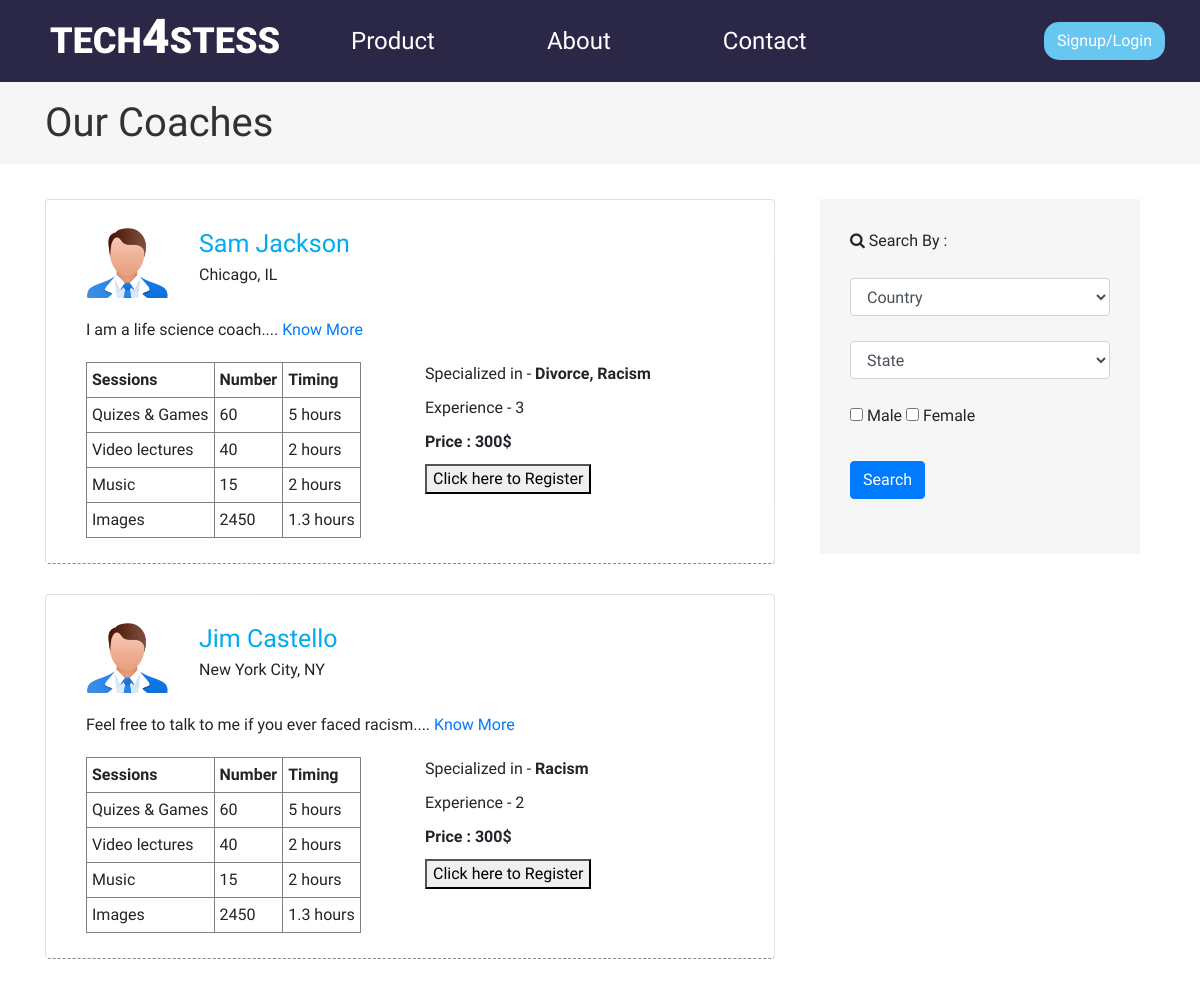
Page /profile_match on the earlier database version.
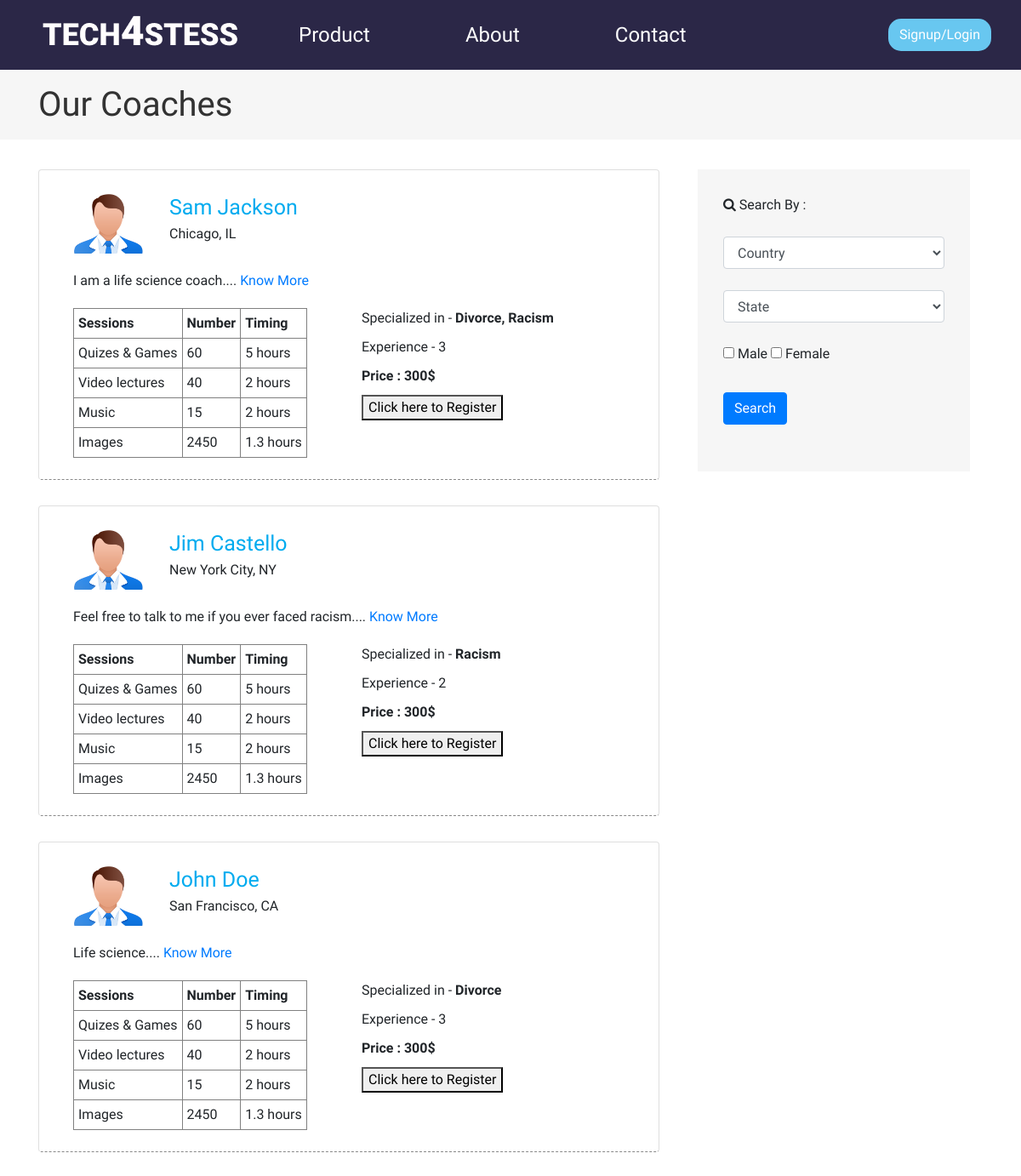
Same page on the later database version.
### client/models.py (models this page shows)
class Client(models.Model):
    firstName = models.CharField(max_length=120)
    lastName = models.CharField(max_length=120)
    about = models.TextField()
    experience = models.BigIntegerField()
    skills = models.TextField()
    location = models.TextField()

### client/views.py (the view)
# urls.py: path('profile_match', profile_match),
def profile_match(request):
    queryset = Client.objects.all()
    context = {
        'object_list': queryset
    }
    return render(request, 'profile_match.html', context)

### templates/profile_match.html (shortened to what this page needs)
{% extends 'base.html' %}
{% load static %}
{% block content %}
<div class="page-heading">
    <div class="container">
        <p>Our Coaches</p>
    </div>
</div>
<div class="page-content">
    <div class="container">
        <div class="row">
            <div class="col-md-8">
                {% for object in object_list %}
                <div class="card">
                    <div class="row">
                        <div class="col-md-2">
                            <img src="{% static 'img/testimonial1.png' %}" class="coach">
                        </div>
                        <div class="col-md-5">
                            <p class="coachname">{{ object.firstName }} {{ object.lastName }} </p>
                            <p>{{ object.location }}
                            </p>
                        </div>
                    </div>
                    <p class="about-coach">
                        {{ object.about }}....
                        <a href="">Know More</a>
                    </p>
                    <div class="row">
                        <div class="col-md-6">
                            <table border="1" class="session-table">
                                <tbody>
                                    <tr>
                                        <th>Sessions</th>
                                        <th>Number</th>
                                        <th>Timing</th>
                                    </tr>
                                    <tr>
                                        <td>Quizes &amp; Games</td>
                                        <td>60</td>
                                        <td>5 hours</td>
                                    </tr>
                                    <tr>
                                        <td>Video lectures</td>
                                        <td>40</td>
                                        <td>2 hours</td>
                                    </tr>
                                    <tr>
                                        <td>Music</td>
                                        <td>15</td>
                                        <td>2 hours</td>
                                    </tr>
                                    <tr>
                                        <td>Images</td>
                                        <td>2450</td>
                                        <td>1.3 hours</td>
                                    </tr>
                                </tbody>
                            </table>
                        </div>
                        <div class="col-md-6">
                            <p>Specialized in - <b>{{ object.skills }}</b> </p>
                            <p>Experience - {{ object.experience }}</p>
                            <p><b>Price : 300$</b></p>
                            <a><button type="button" class="btnResgister">Click here to
                                    Register</button></a>
                        </div>
                    </div>
                </div>
                {% endfor %}
            </div>
            <div class="col-md-4">
                <div class="search-container">
                    <div class="container">
                        <div class="search-form">
                            <form>
                                <p>
                                    <i class="fa fa-search" aria-hidden="true"></i> Search By :
                                </p>
                                <p>
                                    <select class="form-control">
                                        <option>Country</option>
                                    </select>
                                </p>
                                <p>
                                    <select class="form-control">
                                        <option>State</option>
                                    </select>
                                </p>
                                <p>
                                    <input type="checkbox" id="male">
                                    <label for="male">Male</label>
                                    <input type="checkbox" id="male">
                                    <label for="male">Female</label>
                                </p>
                                <p>
                                    <input type="button" class="btn btn-primary" value="Search">
                                </p>
                            </form>
                        </div>
                    </div>
                </div>
            </div>
        </div>
    </div>
</div>
{% endblock %}

### templates/base.html (shortened to what this page needs)
<!DOCTYPE html>
<head>
    {% load static %}
    <link rel="stylesheet" href="{% static 'css/bootstrap.min.css' %}">
    <link rel="stylesheet" href="{% static 'fonts/font-awesome/css/font-awesome.min.css' %}">
    <link rel="stylesheet" href="{% static 'css/style.css' %}">
</head>
<body id="home">
    <nav class="navbar navbar-expand-lg top-navabar">
        <div class="container-fluid">
            <a class="navbar-brand"><img src="{% static 'img/TECH4STESS.png' %}"></a>
            <div class="collapse navbar-collapse" id="navbarSupportedContent">
                <ul class="navbar-nav mr-auto">
                    <li class="nav-item active">
                        <a class="nav-link" href="index.html#product">Product</a>
                    </li>
                    <li class="nav-item">
                        <a class="nav-link" href="index.html#about">About</a>
                    </li>
                    <li class="nav-item">
                        <a class="nav-link" href="index.html#contact">Contact</a>
                    </li>
                </ul>
            </div>
        </div>
        <a href="signup.html"> <input type="button" class="btn" value="Signup/Login"></a>
    </nav>
    {% block content %}
    {% endblock %}
</body>
</html>

### static/css/style.css (style rules this page uses)
html, body { font-family: "Roboto"; margin: 0px; box-sizing: border-box; }
.top-navabar { padding: 15px 35px; background-color: #2B2747; }
.top-navabar .nav-link { color: #fff; margin: 0 3rem; font-size: 24px; }
.top-navabar .navbar-brand { margin-top: -10px; }
.top-navabar .btn { background: #68C7F0; color: #fff; border-radius: 15px; }
.page-heading { background: #F6F6F6; padding: 20px 0px; }
.page-heading p { margin-bottom: 0; color: #323232; font-size: 40px; line-height: 42px; }
.page-content { padding: 35px 0px; margin-bottom: 40px; }
.page-content p { margin-bottom: 10px; }
.search-form { padding: 30px; background-color: #f6f6f6; }
.search-form p { margin-bottom: 25px; }
.card { margin-bottom: 30px; border-bottom: 1px dashed #888; padding-bottom: 30px; padding: 15px 40px 25px 40px; }
.coach { width: 100%; }
.coachname { font-size: 25px; color: #00abef; margin-bottom: 0px !important; margin-top: 10px; }
.about-coach { margin-bottom: 20px !important; margin-top: 20px; }
.session-table { border-collapse: collapse; border-spacing: 0; }
.session-table td,.session-table th { padding: 5px; }

Differences in the rows shown:
added Client: firstName "John", lastName "Doe", location "San Francisco, CA", about "Life science", skills "Divorce", experience "3"
